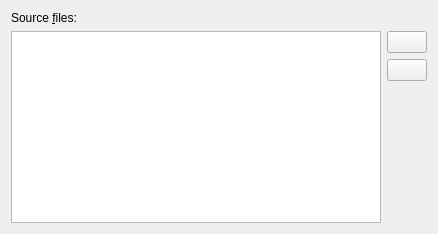
          <widget class="QWidget" name="layoutWidget">
           <layout class="QVBoxLayout" name="verticalLayout">
            <item>
             <widget class="QLabel" name="filesLabel">
              <property name="text">
               <string>Source &amp;files:</string>
              </property>
              <property name="buddy">
               <cstring>files</cstring>
              </property>
             </widget>
            </item>
            <item>
             <layout class="QHBoxLayout" name="horizontalLayout_1">
              <item>
               <widget class="mtx::gui::Util::BasicTreeView" name="files">
                <property name="minimumSize">
                 <size>
                  <width>370</width>
                  <height>0</height>
                 </size>
                </property>
                <property name="contextMenuPolicy">
                 <enum>Qt::CustomContextMenu</enum>
                </property>
                <property name="acceptDrops">
                 <bool>true</bool>
                </property>
                <property name="editTriggers">
                 <set>QAbstractItemView::NoEditTriggers</set>
                </property>
                <property name="dragEnabled">
                 <bool>true</bool>
                </property>
                <property name="dragDropMode">
                 <enum>QAbstractItemView::InternalMove</enum>
                </property>
                <property name="defaultDropAction">
                 <enum>Qt::MoveAction</enum>
                </property>
                <property name="alternatingRowColors">
                 <bool>false</bool>
                </property>
                <property name="selectionMode">
                 <enum>QAbstractItemView::ExtendedSelection</enum>
                </property>
               </widget>
              </item>
              <item>
               <widget class="QWidget" name="moveFilesButtons" native="true">
                <layout class="QVBoxLayout" name="verticalLayout_1">
                 <property name="leftMargin">
                  <number>0</number>
                 </property>
                 <property name="topMargin">
                  <number>0</number>
                 </property>
                 <property name="rightMargin">
                  <number>0</number>
                 </property>
                 <property name="bottomMargin">
                  <number>0</number>
                 </property>
                 <item>
                  <widget class="QPushButton" name="moveFilesUp">
                   <property name="text">
                    <string/>
                   </property>
                   <property name="icon">
                    <iconset resource="../../qt_resources.qrc">
                     <normaloff>:/icons/16x16/arrow-up.png</normaloff>:/icons/16x16/arrow-up.png</iconset>
                   </property>
                  </widget>
                 </item>
                 <item>
                  <widget class="QPushButton" name="moveFilesDown">
                   <property name="text">
                    <string/>
                   </property>
                   <property name="icon">
                    <iconset resource="../../qt_resources.qrc">
                     <normaloff>:/icons/16x16/arrow-down.png</normaloff>:/icons/16x16/arrow-down.png</iconset>
                   </property>
                  </widget>
                 </item>
                 <item>
                  <spacer name="verticalSpacer_1">
                   <property name="orientation">
                    <enum>Qt::Vertical</enum>
                   </property>
                   <property name="sizeHint" stdset="0">
                    <size>
                     <width>20</width>
                     <height>40</height>
                    </size>
                   </property>
                  </spacer>
                 </item>
                </layout>
               </widget>
              </item>
             </layout>
            </item>
           </layout>
          </widget>
